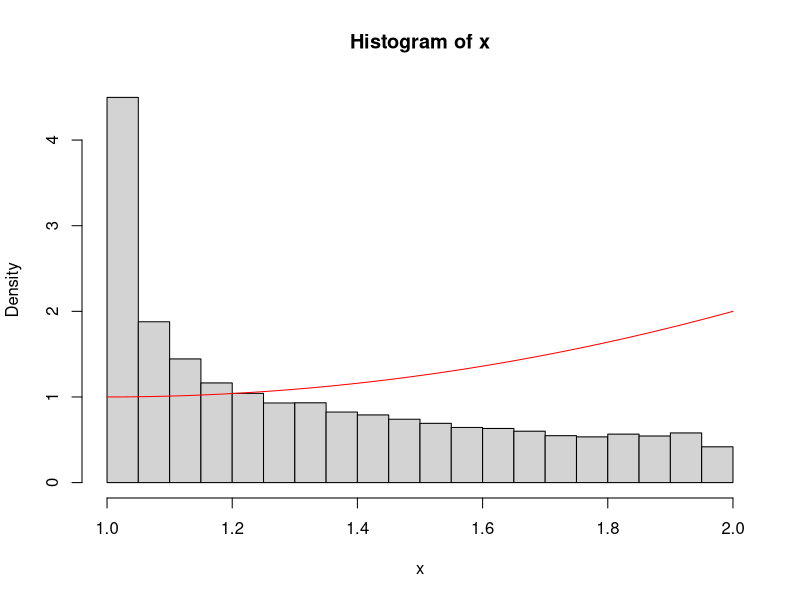

R code for this plot:
## ---- chunk 1
knitr::opts_chunk$set(echo = TRUE)
## ---- chunk 2
dpois(8, 15)
## ---- chunk 3
binom.pois <- function(x,n,p)
{
  binom.prob <- dbinom(x, n, p)
  poisapp.prob <- dpois(x, n * p)
  
  return(c(binom.prob,poisapp.prob))
}

binom.pois(48, 500, 0.1)

## ---- chunk 4
1 - pbinom(2, 10, 0.2)
## ---- chunk 5
1 - pexp(10, 1/100)
## ---- chunk 6
1 - pexp(100, 1/100)
## ---- chunk 7
(1 - pexp(100, 1/100)) / (1 - pexp(90, 1/100))
## ---- chunk 8
n <- 10000
u <- runif(n)
x <- 1 + u^2
hist(x, freq = FALSE)
x2 <- seq(0, 1, 0.01)
lines(x2 + 1, 1 + x2^2, col = "red")
## ---- chunk 9
1 - pweibull(20, 2, 10)
## ---- chunk 10
(1 - pweibull(20, 2, 10)) / (1 - pweibull(10, 2, 10))
